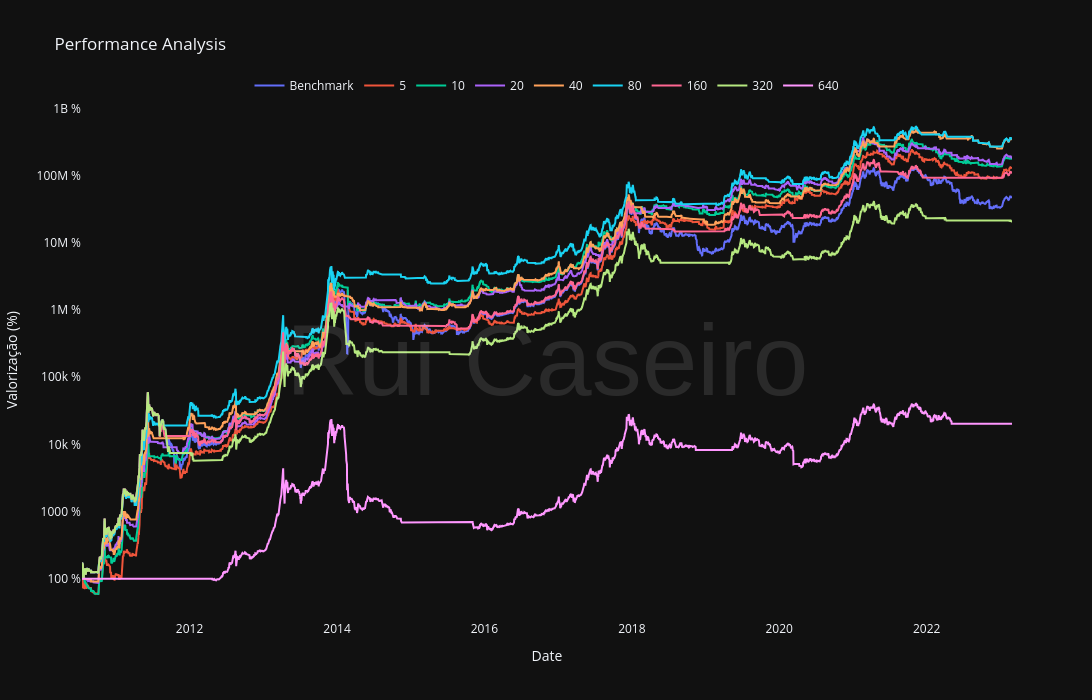

The notebook cell this image was saved under:
### Code cell
is_benchmark = df_train[('BTCUSDT', 'Close')]
is_benchmark.name ='Benchmark'

is_bt = pd.concat([is_benchmark, is_optimization.equity_curves()], axis=1)

main.plot_comparative_graph(is_bt)

### Figure 1 — Plotly figure (JSON) as saved in the notebook; plotly's stock layout.template omitted (floating-point values rounded to 4 significant figures; data arrays with more than 128 entries replaced by an {"elided": "..."} marker saying what was removed)
{"data": [{"name": "Benchmark", "type": "scatter", "x": {"elided": "4604 str values"}, "y": {"elided": "4604 float values"}}, {"name": "5", "type": "scatter", "x": {"elided": "4604 str values"}, "y": {"elided": "4604 float values"}}, {"name": "10", "type": "scatter", "x": {"elided": "4604 str values"}, "y": {"elided": "4604 float values"}}, {"name": "20", "type": "scatter", "x": {"elided": "4604 str values"}, "y": {"elided": "4604 float values"}}, {"name": "40", "type": "scatter", "x": {"elided": "4604 str values"}, "y": {"elided": "4604 float values"}}, {"name": "80", "type": "scatter", "x": {"elided": "4604 str values"}, "y": {"elided": "4604 float values"}}, {"name": "160", "type": "scatter", "x": {"elided": "4604 str values"}, "y": {"elided": "4604 float values"}}, {"name": "320", "type": "scatter", "x": {"elided": "4604 str values"}, "y": {"elided": "4604 float values"}}, {"name": "640", "type": "scatter", "x": {"elided": "4604 str values"}, "y": {"elided": "4604 float values"}}], "layout": {"annotations": [{"font": {"color": "white", "family": "Arial", "size": 100}, "opacity": 0.1, "showarrow": false, "text": "Rui Caseiro", "textangle": 0, "x": 0.5, "xref": "paper", "y": 0.5, "yref": "paper"}], "height": 700, "hovermode": "x unified", "legend": {"orientation": "h", "x": 0.5, "xanchor": "center", "y": 1, "yanchor": "bottom"}, "showlegend": true, "title": {"text": "Performance Analysis"}, "width": 1200, "xaxis": {"mirror": true, "showgrid": false, "showline": false, "title": {"text": "Date"}, "zeroline": false}, "yaxis": {"mirror": true, "showgrid": false, "showline": false, "ticksuffix": " %", "title": {"text": "Valorização (%)"}, "type": "log", "zeroline": true}}}
